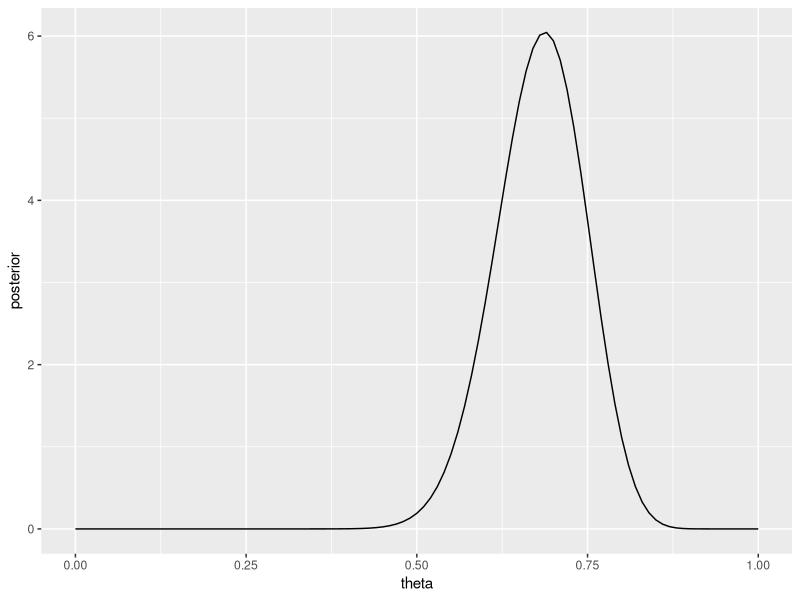
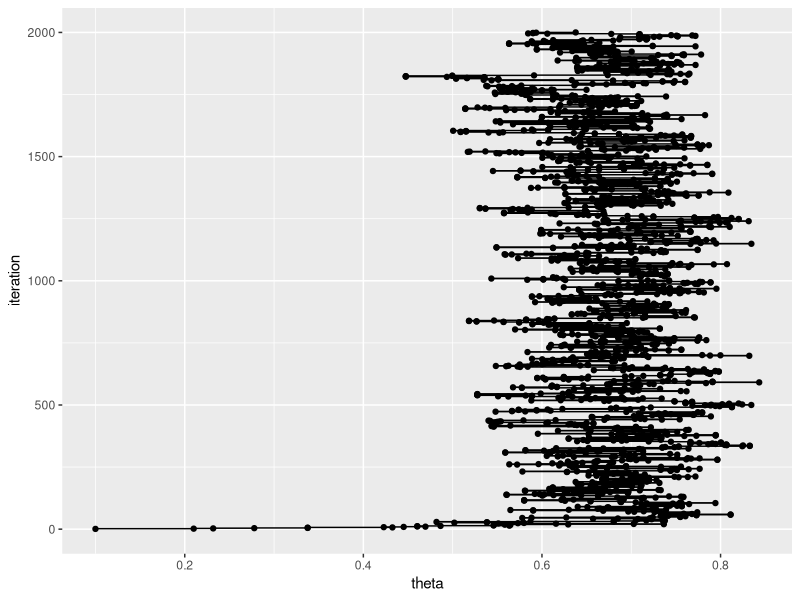
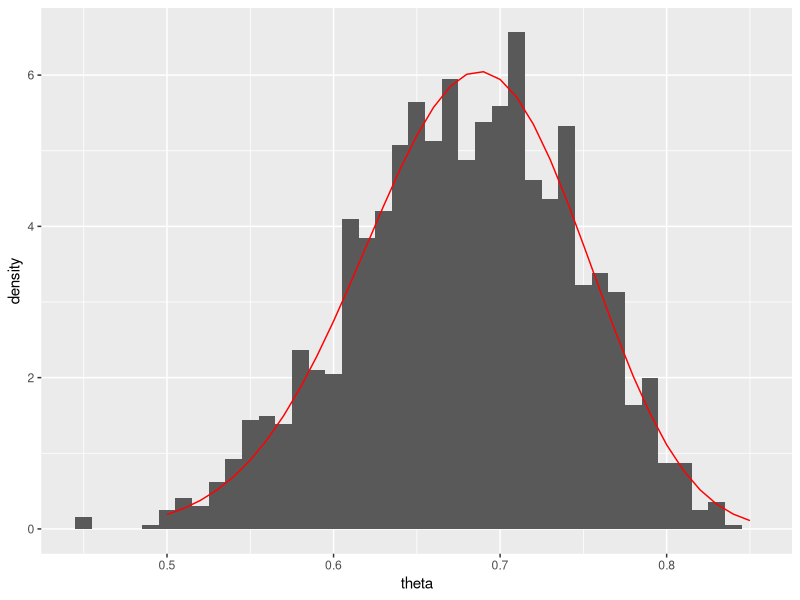

Write R code to recreate these figures, in order.
## ---- chunk 1
library(tidyverse)
analytical <- data_frame(theta = seq(0, 1, by = .01)) %>% 
  mutate(posterior = dbeta(theta, 34, 16)) 
ggplot(analytical, aes(theta, posterior)) + geom_line()
## ---- chunk 2
posterior_prop <- function(theta) {
  dbeta(theta, 3, 3) * dbinom(31, 44, theta)
}

integrate(posterior_prop, 0, 1)
## ---- chunk 3
set.seed(4242)
current_theta <- 0.1
theta_frame <- data_frame(iteration = 1:2000, theta = 0) 
for(i in 1:nrow(theta_frame)) {
  theta_frame$theta[i] <- current_theta
  proposed <- rnorm(1, current_theta, 0.05)
  accept <- (posterior_prop(proposed) / 
               posterior_prop(current_theta)) > 
    runif(1)
  if (accept) current_theta <- proposed
}
## ---- chunk 4
ggplot(theta_frame, aes(iteration, theta)) +
  geom_point() +
  geom_step() +
  coord_flip()
## ---- chunk 5
ggplot(theta_frame[-(1:50), ], aes(theta, ..density..)) +
  geom_histogram(binwidth = .01) +
  geom_line(data = analytical %>% filter(between(theta, 0.5, 0.85)),
            aes(y = posterior), col = "red")
